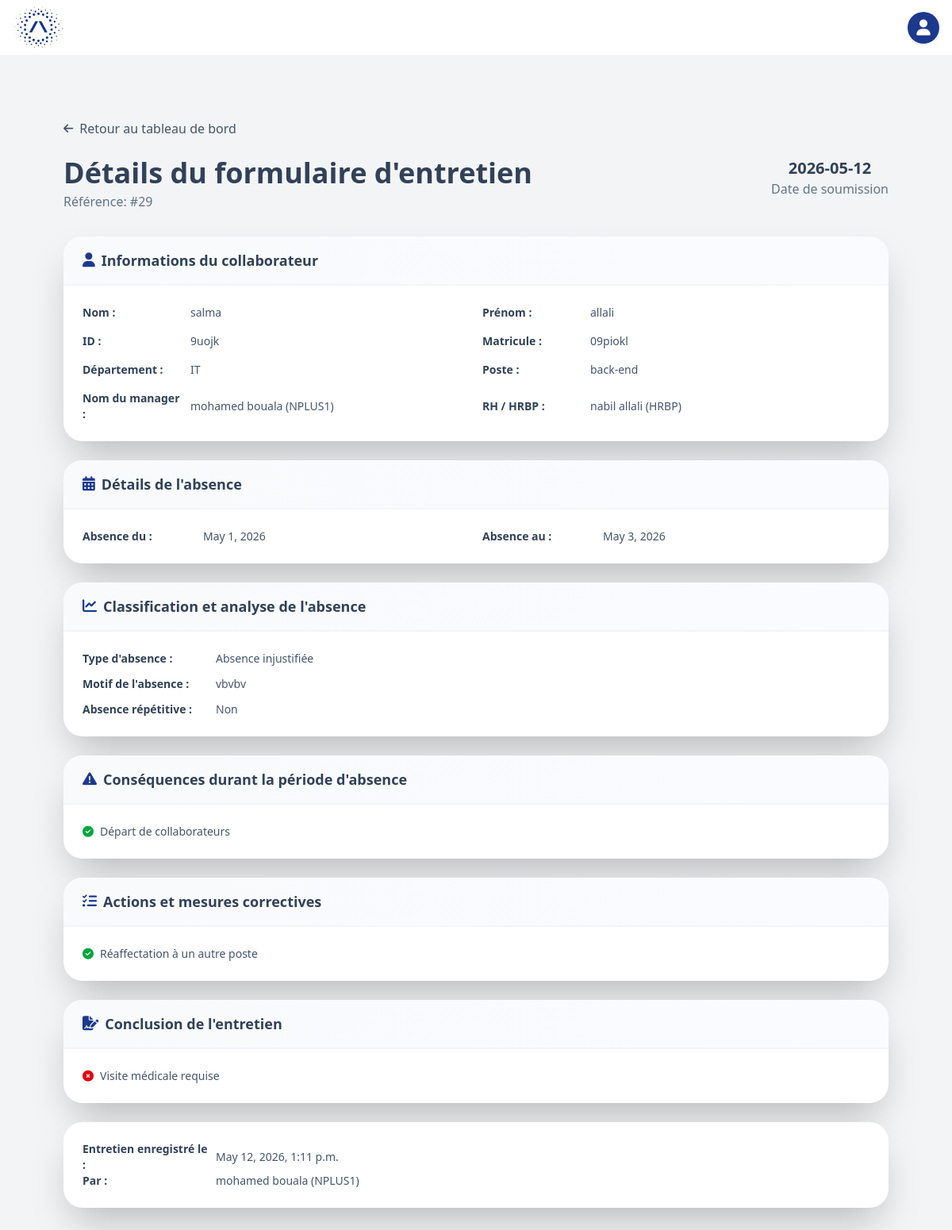
The page /org/manager/form/29/ on the database its author committed.
### organization/models.py (models this page shows, shortened)
class RepriseForm(models.Model):
    collaborateur = models.ForeignKey(Collaborateur, on_delete=models.CASCADE)
    created_by=models.ForeignKey(settings.AUTH_USER_MODEL,on_delete=models.SET_NULL,null=True)
    date_absence_debut = models.DateField()
    date_absence_fin=models.DateField()
    ABSENCE_TYPES = [
        ('Maladie', 'Maladie'),
        ('Absence injustifiée', 'Absence injustifiée'),
    ]
    type_absence=models.CharField(max_length=50,choices=ABSENCE_TYPES)
    reason = models.TextField()
    is_repetitive=models.BooleanField(default=False)
    FREQUENCY_CHOICES = [
        ('2eme absence', '2eme absence'),
        ('3eme absence', '3eme absence'),
        ('4eme absence', '4eme absence'),
        ('plus de 4 fois', 'plus de 4 fois'),
    ]
    frequency=models.CharField(max_length=30,choices=FREQUENCY_CHOICES,null=True,blank=True)
    cons_reorganization = models.BooleanField("Réorganisation de l'équipe",default=False)
    cons_recruitment = models.BooleanField("Recrutement",default=False)
    cons_departure = models.BooleanField("Départ de collaborateurs",default=False)
    cons_other = models.BooleanField("Autres (à préciser)",default=False)
    cons_other_details=models.TextField(null=True,blank=True)
    action_adjustment = models.BooleanField("Aménagement du temps de travail",default=False)
    action_training = models.BooleanField("Formation et tutorat",default=False)
    action_reassignment = models.BooleanField("Réaffectation à un autre poste",default=False)
    action_deskilling = models.BooleanField("Déshabilitation ses nouvelles opérations",default=False)
    new_missions = models.TextField(null=True, blank=True)
    medical_visit_required = models.BooleanField("Envoit pour une visite médicale de reprise",default=False)
    direct_return = models.BooleanField("Reprise de poste directement",default=False)
    created_at = models.DateTimeField(auto_now_add=True)

class Collaborateur(models.Model):
    first_name=models.CharField(max_length=50)
    family_name=models.CharField(max_length=50)
    corporate_id = models.CharField(max_length=50, unique=True) # Constant unique identifier
    matricule = models.CharField(max_length=50)
    poste = models.ForeignKey(Poste, on_delete=models.CASCADE)

class Poste(models.Model):
    title = models.CharField(max_length=100)
    uep = models.ForeignKey(UEP, on_delete=models.CASCADE)
    def __str__(self):
        return f"{self.title}"

class UEP(models.Model):
    name = models.CharField(max_length=100)
    dpt = models.ForeignKey(DPT, on_delete=models.CASCADE)
    manager = models.ForeignKey(settings.AUTH_USER_MODEL, on_delete=models.SET_NULL, null=True, limit_choices_to={'role': 'NPLUS1'})

class DPT(models.Model):
    name = models.CharField(max_length=100)
    hrbp = models.ForeignKey(settings.AUTH_USER_MODEL, on_delete=models.SET_NULL, null=True, limit_choices_to={'role': 'HRBP'})

### accounts/models.py (models this page shows)
class User(AbstractUser):
    ROLE_CHOICES = (
        ('SUPERADMIN', 'Superadmin'),
        ('HRBP', 'HRBP'),
        ('NPLUS1', 'Manager (N+1)'),
    )
    first_name=models.CharField(max_length=50)
    last_name=models.CharField(max_length=50)
    role = models.CharField(max_length=15, choices=ROLE_CHOICES, default='NPLUS1')
    corporate_id = models.CharField(max_length=50, unique=True, null=True)
    def __str__(self):
        return f"{self.first_name} {self.last_name} ({self.role})"

### organization/views.py (the view)
# urls.py: path('manager/form/<int:pk>/',form_detail,name='form_detail'),
def form_detail(request,pk):
    form=RepriseForm.objects.get(pk=pk)
    return render(request,'organization/manager/form_detail.html',{'form':form})

### organization/templates/organization/manager/form_detail.html (shortened to what this page needs)
{% extends 'organization/base.html' %}
{% block content %}
<div class="h-full p-10 md:p-20">
    <div class="mb-6">
        <a href="{% url 'manager_dashboard' %}"
           class="inline-flex items-center gap-2 text-slate-600 hover:text-blue-900 transition-colors duration-200">
            <i class="fa-solid fa-arrow-left text-sm"></i>
            <span class="font-medium">Retour au tableau de bord</span>
        </a>
    </div>
    <div class="flex justify-between items-start mb-8">
        <div>
            <h3 class="text-2xl text-slate-700 font-bold md:text-4xl">Détails du formulaire d'entretien</h3>
            <p class="text-slate-500 mt-1">Référence: #{{ form.id }}</p>
        </div>
        <div class="flex flex-col justify-center items-center">
            <h3 class="text-xl text-slate-700 font-bold">{{ form.created_at|date:"Y-m-d" }}</h3>
            <p class="text-slate-500">Date de soumission</p>
        </div>
    </div>
    <div class="bg-white rounded-3xl shadow-2xl overflow-hidden mb-6">
        <div class="bg-gradient-to-r from-slate-50 to-indigo-50/30 px-6 py-4 border-b-2 border-slate-100">
            <h2 class="text-lg font-bold text-slate-700 flex items-center gap-2">
                <i class="fa-solid fa-user text-blue-900"></i>
                Informations du collaborateur
            </h2>
        </div>
        <div class="grid md:grid-cols-2 gap-4 text-sm text-gray-600 px-6 py-6">
            <div class="flex items-center gap-2">
                <span class="font-semibold text-slate-700 w-32">Nom :</span>
                <span class="text-slate-600">{{ form.collaborateur.first_name }}</span>
            </div>
            <div class="flex items-center gap-2">
                <span class="font-semibold text-slate-700 w-32">Prénom :</span>
                <span class="text-slate-600">{{ form.collaborateur.family_name }}</span>
            </div>
            <div class="flex items-center gap-2">
                <span class="font-semibold text-slate-700 w-32">ID :</span>
                <span class="text-slate-600">{{ form.collaborateur.corporate_id }}</span>
            </div>
            <div class="flex items-center gap-2">
                <span class="font-semibold text-slate-700 w-32">Matricule :</span>
                <span class="text-slate-600">{{ form.collaborateur.matricule }}</span>
            </div>
            <div class="flex items-center gap-2">
                <span class="font-semibold text-slate-700 w-32">Département :</span>
                <span class="text-slate-600">{{ form.collaborateur.poste.uep.dpt.name }}</span>
            </div>
            <div class="flex items-center gap-2">
                <span class="font-semibold text-slate-700 w-32">Poste :</span>
                <span class="text-slate-600">{{ form.collaborateur.poste }}</span>
            </div>
            <div class="flex items-center gap-2">
                <span class="font-semibold text-slate-700 w-32">Nom du manager :</span>
                <span class="text-slate-600">{{ form.collaborateur.poste.uep.manager }}</span>
            </div>
            <div class="flex items-center gap-2">
                <span class="font-semibold text-slate-700 w-32">RH / HRBP :</span>
                <span class="text-slate-600">{{ form.collaborateur.poste.uep.dpt.hrbp }}</span>
            </div>
        </div>
    </div>
    <div class="bg-white rounded-3xl shadow-2xl overflow-hidden mb-6">
        <div class="bg-gradient-to-r from-slate-50 to-indigo-50/30 px-6 py-4 border-b-2 border-slate-100">
            <h2 class="text-lg font-bold text-slate-700 flex items-center gap-2">
                <i class="fa-solid fa-calendar-alt text-blue-900"></i>
                Détails de l'absence
            </h2>
        </div>
        <div class="grid md:grid-cols-2 gap-4 text-sm text-gray-600 px-6 py-6">
            <div class="flex items-center gap-2">
                <span class="font-semibold text-slate-700 w-36">Absence du :</span>
                <span class="text-slate-600">{{ form.date_absence_debut }}</span>
            </div>
            <div class="flex items-center gap-2">
                <span class="font-semibold text-slate-700 w-36">Absence au :</span>
                <span class="text-slate-600">{{ form.date_absence_fin }}</span>
            </div>
        </div>
    </div>
    <div class="bg-white rounded-3xl shadow-2xl overflow-hidden mb-6">
        <div class="bg-gradient-to-r from-slate-50 to-indigo-50/30 px-6 py-4 border-b-2 border-slate-100">
            <h2 class="text-lg font-bold text-slate-700 flex items-center gap-2">
                <i class="fa-solid fa-chart-line text-blue-900"></i>
                Classification et analyse de l'absence
            </h2>
        </div>
        <div class="space-y-3 text-sm text-gray-600 px-6 py-6">
            <div class="flex items-center gap-2">
                <span class="font-semibold text-slate-700 w-40">Type d'absence :</span>
                <span class="text-slate-600">{{ form.type_absence }}</span>
            </div>
            <div class="flex items-center gap-2">
                <span class="font-semibold text-slate-700 w-40">Motif de l'absence :</span>
                <span class="text-slate-600">{{ form.reason }}</span>
            </div>
            <div class="flex items-center gap-2">
                <span class="font-semibold text-slate-700 w-40">Absence répétitive :</span>
                <span class="text-slate-600">{{ form.is_repetitive|yesno:"Oui,Non" }}</span>
            </div>
        </div>
    </div>
    <div class="bg-white rounded-3xl shadow-2xl overflow-hidden mb-6">
        <div class="bg-gradient-to-r from-slate-50 to-indigo-50/30 px-6 py-4 border-b-2 border-slate-100">
            <h2 class="text-lg font-bold text-slate-700 flex items-center gap-2">
                <i class="fa-solid fa-exclamation-triangle text-blue-900"></i>
                Conséquences durant la période d'absence
            </h2>
        </div>
        <div class="px-6 py-6">
            <div class="space-y-2">
                {% if form.cons_departure %}
                <div class="flex items-center gap-2 text-sm text-slate-600">
                    <i class="fa-solid fa-check-circle text-green-600"></i>
                    <span>Départ de collaborateurs</span>
                </div>
                {% endif %}
            </div>
        </div>
    </div>
    <div class="bg-white rounded-3xl shadow-2xl overflow-hidden mb-6">
        <div class="bg-gradient-to-r from-slate-50 to-indigo-50/30 px-6 py-4 border-b-2 border-slate-100">
            <h2 class="text-lg font-bold text-slate-700 flex items-center gap-2">
                <i class="fa-solid fa-tasks text-blue-900"></i>
                Actions et mesures correctives
            </h2>
        </div>
        <div class="px-6 py-6">
            <div class="space-y-2">
                {% if form.action_reassignment %}
                <div class="flex items-center gap-2 text-sm text-slate-600">
                    <i class="fa-solid fa-check-circle text-green-600"></i>
                    <span>Réaffectation à un autre poste</span>
                </div>
                {% endif %}
            </div>
        </div>
    </div>
    <div class="bg-white rounded-3xl shadow-2xl overflow-hidden mb-6">
        <div class="bg-gradient-to-r from-slate-50 to-indigo-50/30 px-6 py-4 border-b-2 border-slate-100">
            <h2 class="text-lg font-bold text-slate-700 flex items-center gap-2">
                <i class="fa-solid fa-file-signature text-blue-900"></i>
                Conclusion de l'entretien
            </h2>
        </div>
                        <div class="px-6 py-6">
                            {% if form.medical_visit_required %}
                            <div class="flex items-center gap-2 text-sm text-slate-600">
                                <i class="fa-solid fa-xmark-circle text-red-600"></i>
                                <span>Visite médicale requise</span>
                             </div>
                            {% endif %}
                        </div>
    </div>
    <div class="bg-white rounded-3xl shadow-2xl overflow-hidden mb-6 px-6 py-6">
        <div class="flex items-center gap-2 text-sm">
                    <span class="font-semibold text-slate-700 w-40">Entretien enregistré le :</span>
                    <span class="text-slate-600">{{ form.created_at }}</span>
        </div>
        <div class="flex items-center gap-2 text-sm">
                    <span class="font-semibold text-slate-700 w-40">Par :</span>
                    <span class="text-slate-600">{{ form.created_by }}</span>
        </div>
    </div>
</div>
{% endblock %}

### rows shown on the page
RepriseForm: id "29", created_at "2026-05-12", collaborateur.first_name "salma", collaborateur.family_name "allali", collaborateur.corporate_id "9uojk", collaborateur.matricule "09piokl", collaborateur.poste.uep.dpt.name "IT", collaborateur.poste "back-end", collaborateur.poste.uep.manager "mohamed bouala (NPLUS1)", collaborateur.poste.uep.dpt.hrbp "nabil allali (HRBP)", date_absence_debut "May 1, 2026", date_absence_fin "May 3, 2026", type_absence "Absence injustifiée", reason "vbvbv", is_repetitive "Non", created_at "May 12, 2026, 1:11 p.m.", created_by "mohamed bouala (NPLUS1)"
